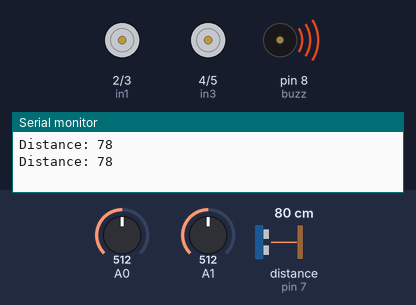
Recording of a sketch running on a simulated Arduino Uno, built with avr-gcc and run on an emulated ATmega328P. Shown: motor-driver pin pairs drawn as motors (green arrow = first pin HIGH = forward, orange = second pin HIGH = backward, longer = more drive, scaled by the enable pin), buzzer (waves = sounding, pin HIGH), the last lines printed to the serial monitor. Wiring (inferred from the names in the program): ultrasonic range finder: trigger pin 6; echo pin 7. The inputs (shaded band) are chosen by the test bench; at power-on: A0 = 512, distance to the obstacle (sensor on pin 7) 80 cm, A1 = 512. The echo pulse lasts 58.3 µs per cm; pins used as bus, display or sensor lines are not drawn.

Above: at 5.4 s.
5.5 s: A0 set to 477
At 7.7 s:
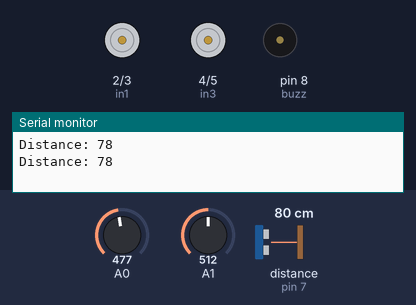
11.1 s: A0 set to 456
At 15.5 s:
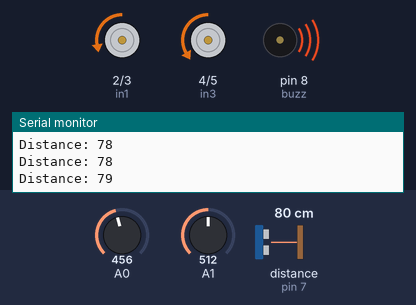
21.3 s: distance to the obstacle (sensor on pin 7) set to 23 cm
26.9 s: distance to the obstacle (sensor on pin 7) set to 19 cm
33.2 s: A1 set to 543
At 34.9 s:
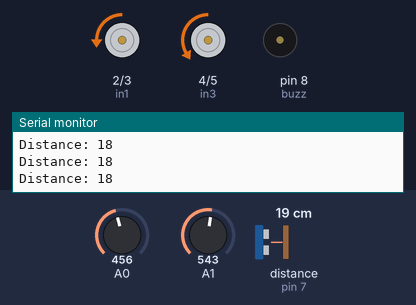
38.8 s: A1 set to 562
At 39.8 s:
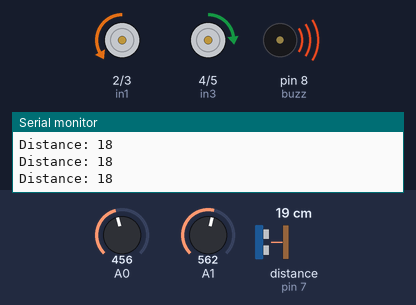
Timing chart, 0 to 45.4 s (numbered marks = the images above; inputs shaded):
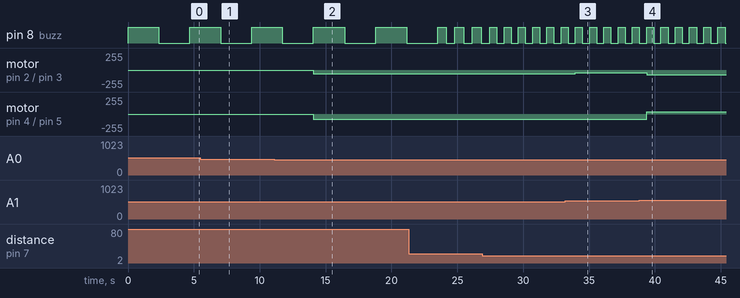

Measured:
- the behaviour switches between 470 and 469 on A0 (found by bisection; images 1 and 2)
- the behaviour switches between 550 and 551 on A1 (found by bisection; images 3 and 4)
- after the input at 11.1 s, motor on pin 2 (in1) / pin 3 (in2): stopped → backward 54/255 after 3.0 s; motor on pin 4 (in3) / pin 5 (in4): stopped → backward 75/255 after 3.0 s
- after the input at 33.2 s, motor on pin 2 (in1) / pin 3 (in2): backward 54/255 → backward 42/255 after 0.76 s
- after the input at 38.8 s, motor on pin 2 (in1) / pin 3 (in2): backward 42/255 → backward 74/255 after 0.57 s; motor on pin 4 (in3) / pin 5 (in4): backward 75/255 → forward 34/255 after 0.57 s
- by itself, pin 8 (buzz): alternates HIGH for 2.4 s and LOW for 2.4 s

The sketch:

JOYSTICKCONTROL.ino
```cpp
#define in1 2
#define in2 3
#define in3 4
#define in4 5
#define enA 9
#define enB 10
const int triggerPin = 6;
const int echoPin = 7;
const int buzz = 8;
int  xAxis, yAxis;
int motorSpeedA = 0;
int motorSpeedB = 0;
long duration;
int dist;


void setup() {
  Serial.begin(9600);
  pinMode(enA, OUTPUT);
  pinMode(enB, OUTPUT);
  pinMode(in1, OUTPUT);
  pinMode(in2, OUTPUT);
  pinMode(in3, OUTPUT);
  pinMode(in4, OUTPUT);
  pinMode(triggerPin, OUTPUT);
  pinMode(echoPin, INPUT);
  pinMode(buzz, OUTPUT);

}

void loop() {

  xAxis = analogRead(A1); // Read Joysticks X-axis
  yAxis = analogRead(A0); // Read Joysticks Y-axis

  // Y-axis used for forward and backward control
  if (yAxis < 470) {
    // Set Motor backward

    digitalWrite(in1, LOW);
    digitalWrite(in2, HIGH);
    digitalWrite(in3, LOW);
    digitalWrite(in4, HIGH);
    // Convert the declining Y-axis readings for going backward from 470 to 0 into 0 to 255 value for the PWM signal for increasing the motor speed
    motorSpeedA = map(xAxis, 470, 0, 70, 255);
    motorSpeedB = map(yAxis, 470, 0, 70, 255);
    analogWrite(enA, motorSpeedA);
    analogWrite(enB, motorSpeedB);
  }
  else if (yAxis > 550) {
    // Set Motor forward
    digitalWrite(in1, HIGH);
    digitalWrite(in2, LOW);
    digitalWrite(in3, HIGH);
    digitalWrite(in4, LOW);
    // Convert the increasing Y-axis readings for going forward from 550 to 1023 into 0 to 255 value for the PWM signal for increasing the motor speed
    motorSpeedA = map(xAxis, 550, 1023, 70, 255);
    motorSpeedB = map(yAxis, 550, 1023, 70, 255);
    analogWrite(enA, motorSpeedA);
    analogWrite(enB, motorSpeedB);
  }
  // If joystick stays in middle the motors are not moving
  else {
    motorSpeedA = 0;
    motorSpeedB = 0;

}
// X-axis used for left and right control
  if (xAxis < 470) {
    digitalWrite(in1, HIGH);
    digitalWrite(in2, LOW);
    digitalWrite(in3, LOW);
    digitalWrite(in4, HIGH);
    // Convert the declining X-axis readings
    motorSpeedA = map(xAxis, 470, 0, 70, 255);
    motorSpeedB = map(yAxis, 470, 0, 70, 255);
    analogWrite(enA, motorSpeedA);
    analogWrite(enB, motorSpeedB);

  }

  if (xAxis > 550) {
    digitalWrite(in1, LOW);
    digitalWrite(in2, HIGH);
    digitalWrite(in3, HIGH);
    digitalWrite(in4, LOW);
    // Convert the declining X-axis readings
    motorSpeedA = map(xAxis, 550, 1023, 70, 255);
    motorSpeedB = map(yAxis, 550, 1023, 70, 255);
    analogWrite(enA, motorSpeedA);
    analogWrite(enB, motorSpeedB);
  }

  digitalWrite(triggerPin, LOW);
  delayMicroseconds(2);
  digitalWrite(triggerPin, HIGH);
  delayMicroseconds(10);
  digitalWrite(triggerPin, LOW);
  duration = pulseIn(echoPin, HIGH);
  dist = duration * 0.034 / 2;

  Serial.print("Distance: ");
  Serial.println(dist);

  if (dist < 200) {
    digitalWrite(buzz,HIGH);
  for (int i=dist; i>0; i--)
    delay(15);

    for (int i=dist; i>0; i--)
    delay(15);

  digitalWrite(buzz,LOW);
  for (int i=dist; i>0; i--)
    delay(15);

    for (int i=dist; i>0; i--)
    delay(15);
  }
  if (dist < 20) {
    digitalWrite(in1, LOW);
    digitalWrite(in2, LOW);
    digitalWrite(in3, LOW);
    digitalWrite(in4, LOW);

}
}
```
